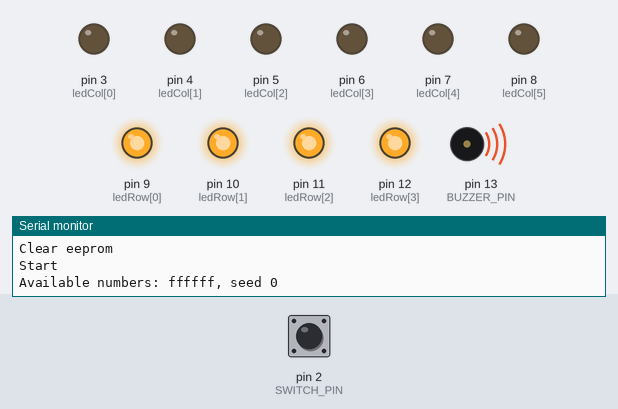
Bench run of a sketch on a simulated Arduino Uno, built with avr-gcc and run on an emulated ATmega328P. On the bench: output pins drawn as LEDs (lit = HIGH), buzzer (waves = sounding, pin HIGH), the last lines printed to the serial monitor. Inputs (shaded band) come from the test bench; at power-on: pin 2 (SWITCH_PIN) HIGH. Random numbers use the default seed unless the sketch sets one; EEPROM starts erased.

Above: at 1.2 s.
1.3 s: pin 2 (SWITCH_PIN) pulled LOW for 0.15 s
At 1.77 s:
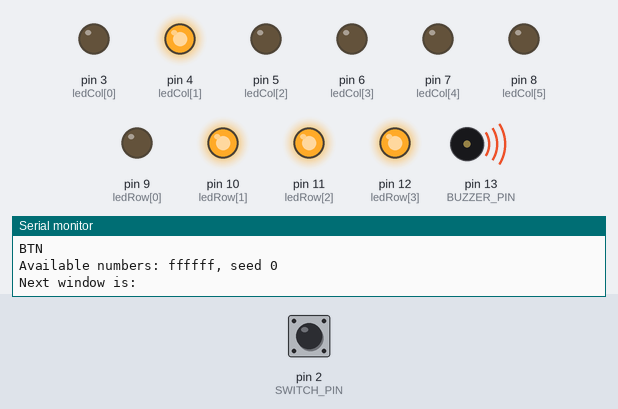
At 2.17 s:
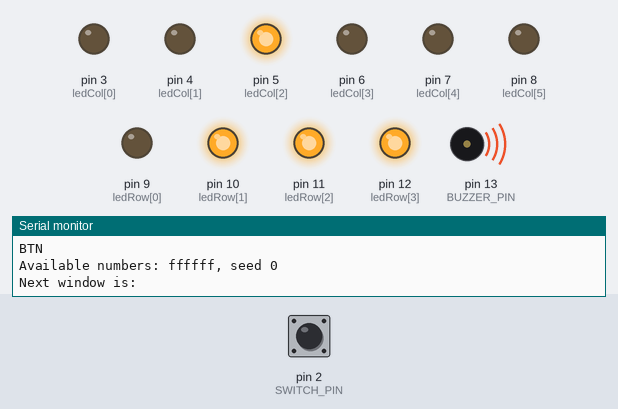
Timing chart, 0 to 19.3 s (numbered marks = the images above; inputs shaded):
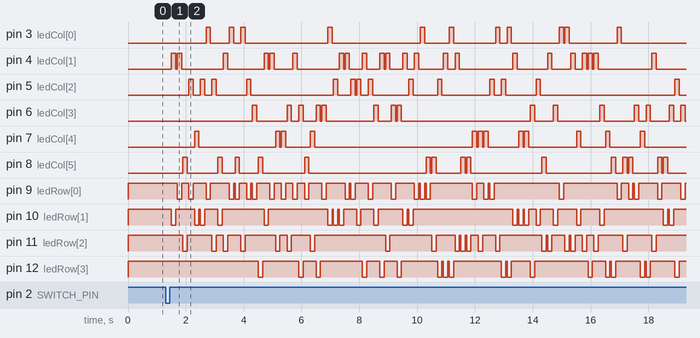

Measured:
- after the input at 1.3 s, pin 3 (ledCol[0]): LOW → HIGH after 1.4 s, → LOW 0.15 s later, → HIGH 0.65 s later, → LOW 0.15 s later, … (22 changes in this stretch); pin 5 (ledCol[2]): LOW → HIGH after 0.80 s, → LOW 0.15 s later, → HIGH 0.25 s later, → LOW 0.15 s later, … (28 changes in this stretch)

The sketch:

advent-calendar-rnd-sw.ino
```cpp
#include <EEPROM.h>

#define SWITCH_PIN 2
#define BUZZER_PIN 13
static uint8_t const ledRow[] = {9, 10, 11, 12};
static uint8_t const ledCol[] = {3, 4, 5, 6, 7, 8};
static uint8_t const ledRows = sizeof(ledRow) / sizeof(ledRow[0]);
static uint8_t const ledCols = sizeof(ledCol) / sizeof(ledCol[0]);


struct Nonvolatile
{
	unsigned long seed;
	unsigned long availNumbers;
};
static Nonvolatile nonvolatile;


static inline int ledNumToRow(int const num)
{
	return num / ledCols;
}

static inline int ledNumToCol(int const num)
{
	return num % ledCols;
}


static char buf[100];

static void ledWrite(int const num, int const on)
{
	int const col = ledNumToCol(num);
	int const row = ledNumToRow(num);
	int const colIO = ledCol[col];
	int const rowIO = ledRow[row];

	// snprintf(buf, sizeof(buf), "\nLed %d => col %d, row %d => IO %d %s, %d %s", num, col, row, colIO, on ? "HIGH" : "LOW", rowIO, on ? "LOW" : "HIGH");
	// Serial.println(buf);

	if (col >= ledCols) {
		Serial.println("Broken columns");
		while (1);
	}
	if (row >= ledRows) {
		Serial.println("Broken rows");
		while (1);
	}

	digitalWrite(colIO, on ? HIGH : LOW);
	digitalWrite(rowIO, on ? LOW : HIGH);
}


static unsigned long generateSeed(void)
{
	unsigned long seed = 0;

	for (int i=0; i<4; ++i) {
		seed <<= 8;
		seed |= analogRead(i) & 0xFF;
	}

	return seed;
}


static void clearEeprom(unsigned long seed)
{
	nonvolatile.seed = seed;
	// Intentionally leave seed unassigned. RAM noise is a good seed.
	nonvolatile.availNumbers = 0xFFFFFF;
	EEPROM.put(0, nonvolatile);
}


static int countRemainingWindows(void)
{
	// Count unopened calendar windows
	int remainingWindows = 0;
	for (long i=1; i<0xFFFFFF; i<<=1) {
		if (nonvolatile.availNumbers & i) {
			++remainingWindows;
		}
	}

	// snprintf(buf, sizeof(buf), "Numbers remaining: %2d. ", remainingWindows);
	// Serial.print(buf);

	return remainingWindows;
}


static int randomizeWindow(int const remainingWindows)
{
	// Randomize one from the set of unopened windows
	int cntr = random() % remainingWindows;

	// Find out the nth unopened window's number
	int windowNum = 0;
	long mask = 1;
	while (mask < 0xFFFFFF) {
		if (nonvolatile.availNumbers & mask) {
			if (--cntr < 0) {
				break;
			}
		}
		mask <<= 1;
		++windowNum;
	}

	// SW bug guard
	if (mask > 0xFFFFFF) {
		Serial.println("Whooops!");
		while (1);
	}

	return windowNum;
}


void setup()
{
	Serial.begin(115200);

	pinMode(SWITCH_PIN, INPUT_PULLUP);
	digitalWrite(BUZZER_PIN, HIGH);
	pinMode(BUZZER_PIN, OUTPUT);

	for (int i=0; i<ledRows; ++i) {
		pinMode(ledRow[i], OUTPUT);
		digitalWrite(ledRow[i], HIGH);
	}

	for (int i=0; i<ledCols; ++i) {
		pinMode(ledCol[i], OUTPUT);
		digitalWrite(ledCol[i], LOW);
	}

	EEPROM.get(0, nonvolatile);

	if (nonvolatile.availNumbers == 0xFFFFFFFF) {
		Serial.println("Clear eeprom");
		clearEeprom(generateSeed());
	}

	randomSeed(nonvolatile.seed);

	Serial.println("Start");
	snprintf(buf, sizeof(buf), "Available numbers: %06lx, seed %lx", nonvolatile.availNumbers, nonvolatile.seed);
	Serial.println(buf);
}


__attribute__((always_inline)) inline int
timeIsAfter(unsigned long const a, unsigned long const b)
{
	return (long) (a - b) > 0;
}


void loop()
{
	if (digitalRead(SWITCH_PIN) == LOW) {
		unsigned long const now = millis();

		Serial.println("BTN");

		// Button debouncer
		while (!timeIsAfter(millis(), now + 100));

		int noTurningBack = 0;
		// Detect holding button for 7 seconds to erase eeprom contents
		while (digitalRead(SWITCH_PIN) == LOW) {
			int const held = millis() - now;

			if (held > 7000) {
				Serial.println("Clean eeprom");
				clearEeprom(random());
				while (digitalRead(SWITCH_PIN) == LOW);
				break;
			}
			else if (held > 2000) {
				noTurningBack = 1;
				int const ledOn = (held - 1500) / 500 % 2;
				ledWrite(0, ledOn);
			}
		}

		if (noTurningBack) {
			ledWrite(0, 0);
			delay(100);
			return;
		}

		snprintf(buf, sizeof(buf), "Available numbers: %06lx, seed %lx", nonvolatile.availNumbers, nonvolatile.seed);
		Serial.println(buf);
		Serial.print("Next window is: ");

		int const remainingWindows = countRemainingWindows();
		int lightShow = remainingWindows * 4;
		if (lightShow < 1) {
			Serial.println("we're all out");
			return;
		}

		int showWindow = 0;

		while (lightShow) {
			ledWrite(showWindow, 0);
			delay(50);
			showWindow = randomizeWindow(remainingWindows);
			--lightShow;

			ledWrite(showWindow, 1);
			delay(150);
		}

		Serial.println(showWindow);

		nonvolatile.seed = random();
		nonvolatile.availNumbers &= ~(1UL << showWindow);
snprintf(buf, sizeof(buf), "Put to eeprom: %06lx, seed %lx", nonvolatile.availNumbers, nonvolatile.seed);
Serial.println(buf);
		EEPROM.put(0, nonvolatile);

		delay(5000);

		// Nice 'dying light' effect
		int delayMs = 120;
		while (delayMs > 0) {
			ledWrite(showWindow, 1);
			delay(delayMs);
			delayMs -= 10;
			ledWrite(showWindow, 0);
			delay(delayMs / 2);
		}
	}
}
```
